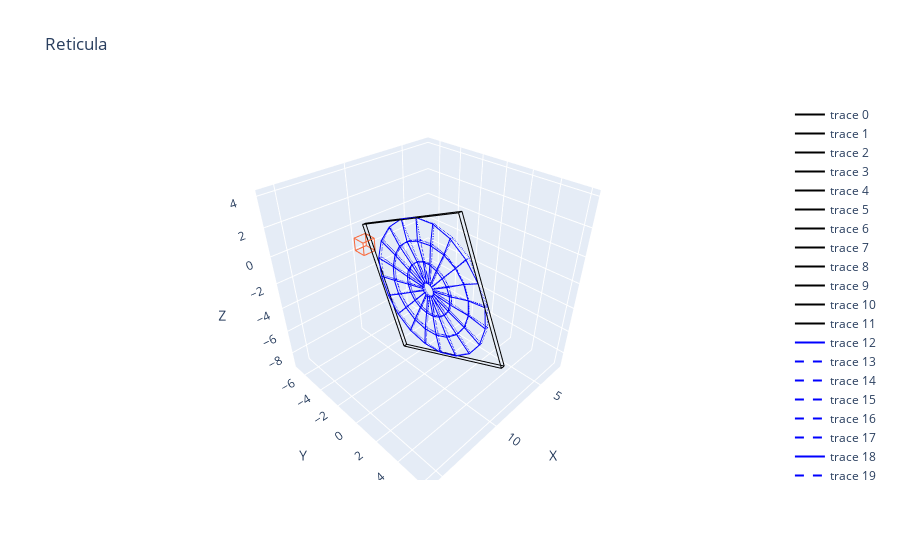

Here is the notebook cell this chart was saved with:
### Code cell
fig = go.Figure()
f.build_box(fig)
plot_hexaedro(fig, hexaedros, isdegenerate)
plot_space(fig, [subcubos[7]], points_dict)
update_plot(fig, 'Reticula')
fig.show()
